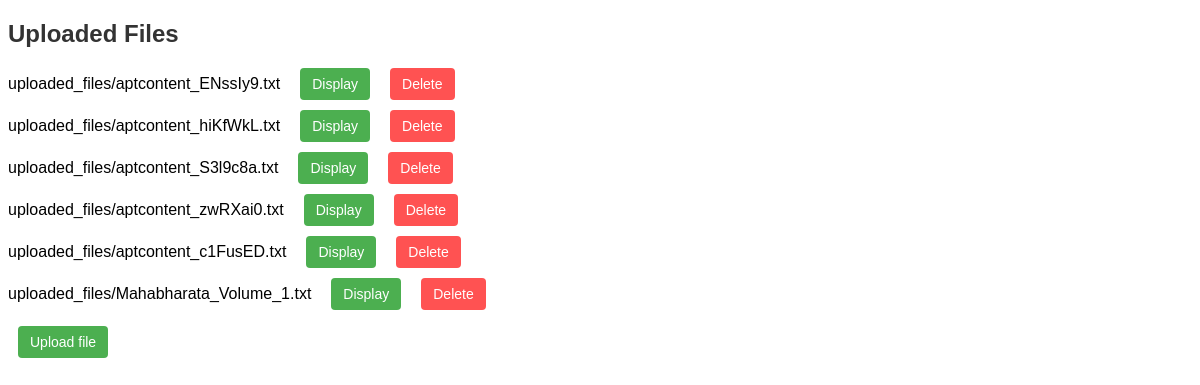
Screenshot of /file_list with the database file from the repository.
### nlp/models.py (models this page shows)
class UploadedFile(models.Model):
    file = models.FileField(upload_to='uploaded_files/')

### nlp/views.py (the view)
# urls.py: path('file_list', views.file_list, name='file_list'),
def file_list(request):
    files = UploadedFile.objects.all()
    return render(request, 'file_list.html', {'files': files})

### nlp/templates/file_list.html (shortened to what this page needs)
<!DOCTYPE html>
<html lang="en">
<head>
</head>
<body>
  <h2>Uploaded Files</h2>
  <ul>
    {% for file in files %}
      <li>
        {{ file.file.name }}
        <form action="{% url 'display_last_file' %}" method="get">
          <button type="submit">Display</button>
        </form>
        <form action="{% url 'delete_file' %}" method="post">
          <button type="submit" class="delete-button">Delete</button>
        </form>
      </li>
    {% endfor %}
  </ul>
<a href="{% url 'file_upload' %}">
        <button type="button">Upload file</button>
    </a>
</body>
</html>

### nlp/templates/file_list.html (style rules this page uses)
body { font-family: 'Arial', sans-serif; }
h2 { color: #333; }
ul { list-style-type: none; padding: 0; }
li { margin-bottom: 10px; display: flex; align-items: center; }
form { margin-left: 10px; }
button { margin-left: 10px; background-color: #4CAF50; color: white; border: none; padding: 8px 12px; text-align: center; text-decoration: none; display: inline-block; font-size: 14px; border-radius: 4px; cursor: pointer; }
.delete-button { background-color: #ff5252; }

### rows the page displays
UploadedFile: file.name "uploaded_files/aptcontent_ENssIy9.txt"
UploadedFile: file.name "uploaded_files/aptcontent_hiKfWkL.txt"
UploadedFile: file.name "uploaded_files/aptcontent_S3l9c8a.txt"
UploadedFile: file.name "uploaded_files/aptcontent_zwRXai0.txt"
UploadedFile: file.name "uploaded_files/aptcontent_c1FusED.txt"
UploadedFile: file.name "uploaded_files/Mahabharata_Volume_1.txt"
